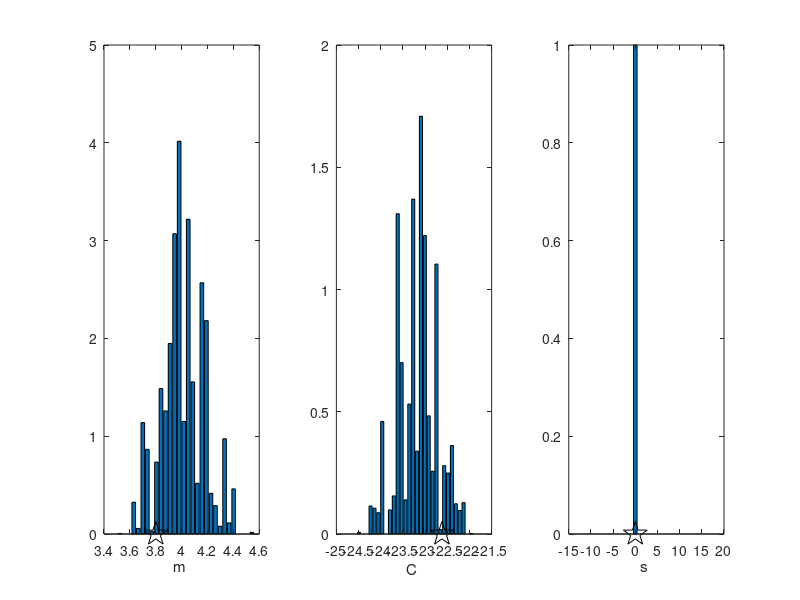
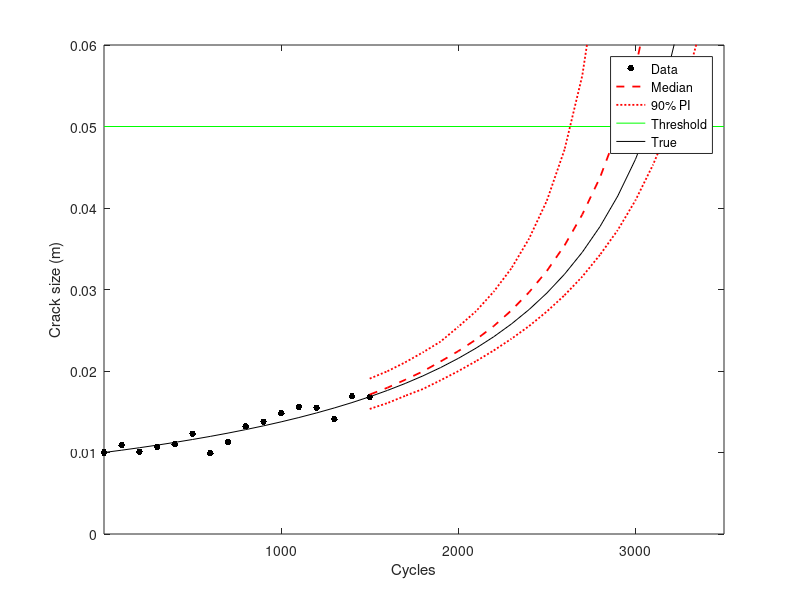
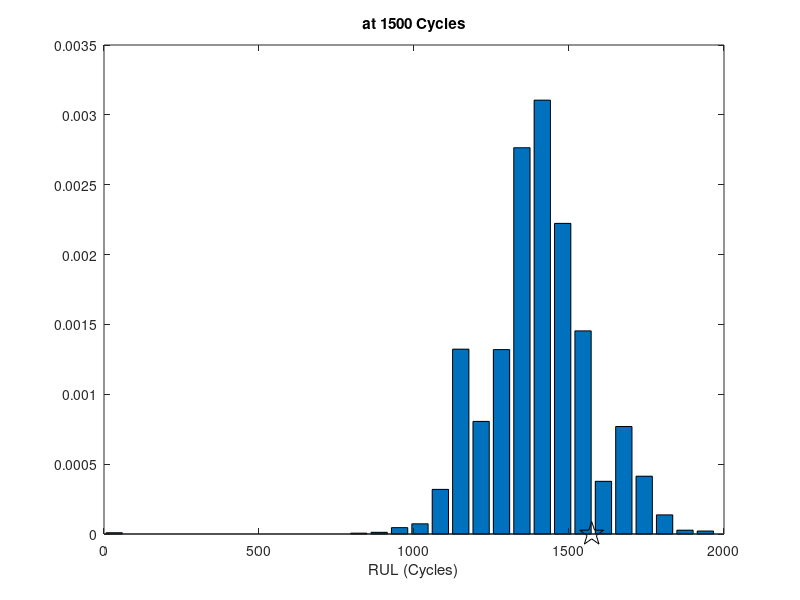

Recreate these plots in MATLAB, in order.
function[thetaHat,rul]=PF
    clear global;
    global DegraUnit initDisPar TimeUnit time y thres ParamName thetaTrue signiLevel ns ny nt np
    %=== PROBLEM DEFINITION 1 (Required Variables) ============== 
    WorkName='Crack_PF';            % work results are saved by WorkName 
    DegraUnit = 'Crack size (m)';
    TimeUnit = 'Cycles';
    time = [0:100:3500]';
    y = [0.0100 0.0109 0.0101 0.0107 0.0110 0.0123 0.0099 0.0113 0.0132 0.0138 0.0148 0.0156 0.0155 0.0141 0.0169 0.0168]';                 
    thres=0.05;                          % threshold (critical value) 
    dt=20;
    ParamName = ['m '; 'C '; 's '; 'a '];   %[npx1]: parameters' name to be estimated 
    initDisPar=[4.0  0.2;  -23  1.1;  0.001  0;  0.01  0]; %[npx2]: prob. parameters of init./prior dist 
    thetaTrue=[3.8;log(1.5e-10); 0.001; 0.01]; %[npx1]: true values of parameters 
    signiLevel=5;             % significance level for C.I. and P.I.
    ns=5e3;                     % number of particles/samples
    %============================================================ 
    % % % PROGNOSISusing PF 
    ny=length(y); nt=ny; 
    np=size(ParamName,1); 
    for j=1:np                           %% Initial Distribution 
        param(j,:,1)=normrnd(initDisPar(j,1),initDisPar(j,2),1,ns); 
    end
    for k=2:length(time)          %% Update Process or Prognosis 
        % step1. prediction (prior) 
        paramPredi=param(:,:,k-1); 
        nk=(time(k)-time(k-1))/dt; 
    for k0=1:nk; paramPredi(np,:)=MODEL(paramPredi,dt); end 
    if k<=ny                                  % (Update Process) 
        % step2. update (likelihood) 
        mu=paramPredi(np,:); s=paramPredi(np-1,:);
        zeta=sqrt(log(1+(s./mu).^2)); eta=log(mu)-0.5*zeta.^2;
        likel=lognpdf(y(k),eta,zeta); 
        % step3. resampling 
        cdf=cumsum(likel)./sum(likel); 
        for i=1:ns
            u=rand; 
            loca=find(cdf>=u,1); 
            if isempty(loca)
                loca = 1; % or any other valid default value or handling strategy
            end
            param(:,i,k)=paramPredi(:,loca); 
        end

    else % (Prognosis) 
        param(:,:,k)=paramPredi; 
    end 
    end 
     thetaHat=param(1:np-1,:,ny);        %% Final Sampling Results 
     paramRearr=permute(param,[3 2 1]);  %% Degradation Prediction 
     zHat=paramRearr(:,:,np); 
     mu=zHat(ny:end,:); s=paramRearr(ny:end,:,np-1);
     zeta=sqrt(log(1+(s./mu).^2)); eta=log(mu)-0.5*zeta.^2;
     degraPredi=lognrnd(eta,zeta);
     % % % POST-PROCESSING 
     degraTrue=[];
     if~isempty(thetaTrue); k=1; 
        degraTrue0(1)=thetaTrue(np); degraTrue(1)=thetaTrue(np); 
        for k0=2:max(time)/dt+1
            degraTrue0(k0,1)=MODEL([thetaTrue(1:np-1); degraTrue0(k0-1)],dt); 
        loca=find((k0-1)*dt==time,1); 
        if ~isempty(loca); k=k+1; degraTrue(k)=degraTrue0(k0);end 
        end 
     end 
     rul=POST(thetaHat,degraPredi,degraTrue);%% RUL & Result Disp 
     Name = [WorkName ' at ' num2str(time(ny)) '.mat'];
     save(Name); 
end 

 function z1=MODEL(param,dt) 
    global ParamName np 
    for j=1:np; eval([ParamName(j,:) '=param(j,:);']); end 
     %===== PROBLEM DEFINITION 2 (model equation) =============== 
     dsig=75;
     z1=exp(C).*(dsig.*sqrt(pi*a)).^m.*dt+a;
     %=========================================================== 
 end
 
% [POST]: MATLAB Code for RUL Calculation and Results Plot
function rul = POST(thetaHat, degraPredi, degraTrue)
    global DegraUnit TimeUnit time y thres ParamName thetaTrue signiLevel ns ny nt
    np = size(thetaHat, 1);
    perceValue = [50 signiLevel 100 - signiLevel];

    figure(1);                      %% Distribution of Parameters
    for j = 1:np
        subplot(1, np, j);
        [frq, val] = hist(thetaHat(j, :), 30);
        bar(val, frq / ns / (val(2) - val(1)));
        xlabel(ParamName(j, :));
    end

    figure(2);                                %% Degradation Plot
    degraPI = prctile(degraPredi', perceValue)';
    f1(1, :) = plot(time(1:ny), y(:, 1), '.k', 'MarkerSize', 15); hold on;
    f1(2, :) = plot(time(ny:end), degraPI(:, 1), '--r', 'LineWidth', 1.3); % Median line
    f1(3:4, :) = plot(time(ny:end), degraPI(:, 2:3), ':r', 'LineWidth', 1.3); % 90% PI lines
    f2 = plot([0 time(end)], [thres thres], 'g');
    legend([f1(1:3, :); f2], 'Data', 'Median', [num2str(100 - 2 * signiLevel) '% PI'], 'Threshold')
    xlabel(TimeUnit); ylabel(DegraUnit);
    ylim([0 0.06]); % Set y-axis limit
    xlim([0 3500]); % Set x-axis limit
    xticks([1000 2000 3000]); % Set x-axis ticks

    i0 = 0;                                       %% RUL Prediction
    if y(nt(1)) - y(1) < 0; coeff = -1; else coeff = 1; end
    rul = zeros(1, ns);
    for i = 1:ns
        loca = find(degraPredi(:, i) * coeff >= thres * coeff, 1);
        if isempty(loca)
            i0 = i0 + 1;
            disp([num2str(i) 'th not reaching thres']);
        elseif loca == 1
            rul(i - i0) = 0;
        else
            rul(i - i0) = interp1([degraPredi(loca, i) degraPredi(loca - 1, i)], ...
                [time(ny - 1 + loca) time(ny - 2 + loca)], thres) - time(ny);
        end
    end

    rulPrct = prctile(rul, perceValue);
    figure(3);                             %% RUL Results Display
    [frq, val] = hist(rul, 30);
    bar(val, frq / ns / (val(2) - val(1))); hold on;
    xlabel(['RUL' ' (' TimeUnit ')']);
    titleName = ['at ' num2str(time(ny)) ' ' TimeUnit];
    title(titleName)
    fprintf(['\n Percentiles of RUL at %g ' TimeUnit], time(ny))
    fprintf('\n  %gth: %g,  50th (median): %g,  %gth: %g \n', ...
        perceValue(2), rulPrct(2), rulPrct(1), perceValue(3), rulPrct(3))

    if ~isempty(degraTrue)                  %% True Results Plot
        figure(1); % parameters
        for j = 1:np; subplot(1, np, j); hold on;
            plot(thetaTrue(j), 0, 'kp', 'markersize', 18);
        end

        figure(2); % degradation
        sl = 0; if ~isempty(nt); sl = ny - nt(end); end
        f3 = plot(time(sl + 1:sl + length(degraTrue)), degraTrue, 'k');
        legend([f1(1:3, :); f2; f3], 'Data', 'Median', ...
            [num2str(100 - 2 * signiLevel) '% PI'], 'Threshold', 'True')

        figure(3); % RUL
        loca = find(degraTrue * coeff >= thres * coeff, 1);
        rulTrue = interp1([degraTrue(loca) degraTrue(loca - 1)], ...
            [time(sl + loca) time(sl + loca - 1)], thres) - time(ny);
        plot(rulTrue, 0, 'kp', 'markersize', 18);
    end
end